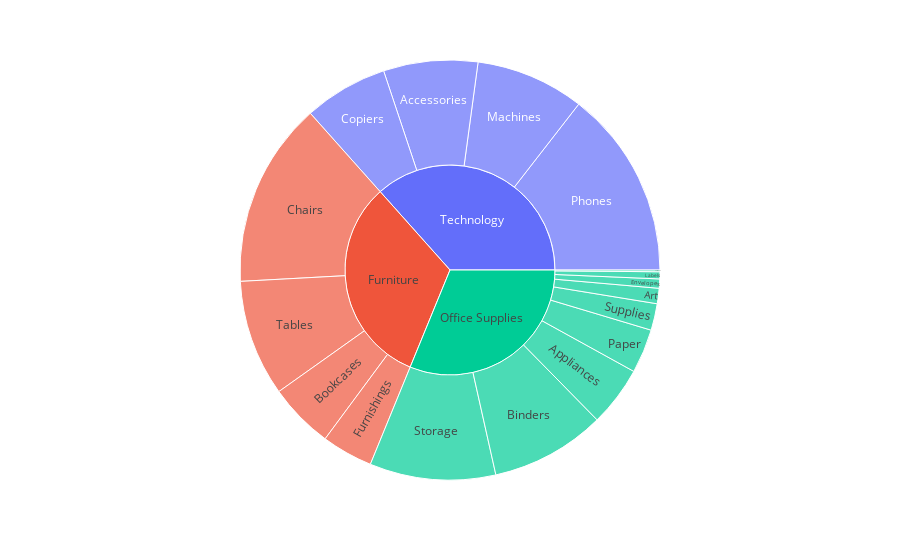

Notebook code for this chart:
### Code cell
import plotly.express as px

px.sunburst(
    df.groupby(['Category', 'Sub-Category']).Sales.sum().reset_index(),
    path=['Category', 'Sub-Category'],
    values='Sales'
)

### Figure 1 — Plotly figure (JSON) as saved in the notebook; plotly's stock layout.template omitted (floating-point values rounded to 4 significant figures)
{"data": [{"branchvalues": "total", "domain": {"x": [0, 1], "y": [0, 1]}, "hovertemplate": "labels=%{label}<br>Sales=%{value}<br>parent=%{parent}<br>id=%{id}<extra></extra>", "ids": ["Technology/Accessories", "Office Supplies/Appliances", "Office Supplies/Art", "Office Supplies/Binders", "Furniture/Bookcases", "Furniture/Chairs", "Technology/Copiers", "Office Supplies/Envelopes", "Office Supplies/Fasteners", "Furniture/Furnishings", "Office Supplies/Labels", "Technology/Machines", "Office Supplies/Paper", "Technology/Phones", "Office Supplies/Storage", "Office Supplies/Supplies", "Furniture/Tables", "Furniture", "Office Supplies", "Technology"], "labels": ["Accessories", "Appliances", "Art", "Binders", "Bookcases", "Chairs", "Copiers", "Envelopes", "Fasteners", "Furnishings", "Labels", "Machines", "Paper", "Phones", "Storage", "Supplies", "Tables", "Furniture", "Office Supplies", "Technology"], "name": "", "parents": ["Technology", "Office Supplies", "Office Supplies", "Office Supplies", "Furniture", "Furniture", "Technology", "Office Supplies", "Office Supplies", "Furniture", "Office Supplies", "Technology", "Office Supplies", "Technology", "Office Supplies", "Office Supplies", "Furniture", "", "", ""], "type": "sunburst", "values": [164200.0, 104600.0, 26710.0, 200000.0, 113800.0, 322800.0, 146200.0, 16130.0, 3002.0, 89210.0, 12350.0, 189200.0, 76830.0, 327800.0, 219300.0, 46420.0, 202800.0, 728700.0, 705400.0, 827500.0]}], "layout": {"legend": {"tracegroupgap": 0}, "margin": {"t": 60}}}
